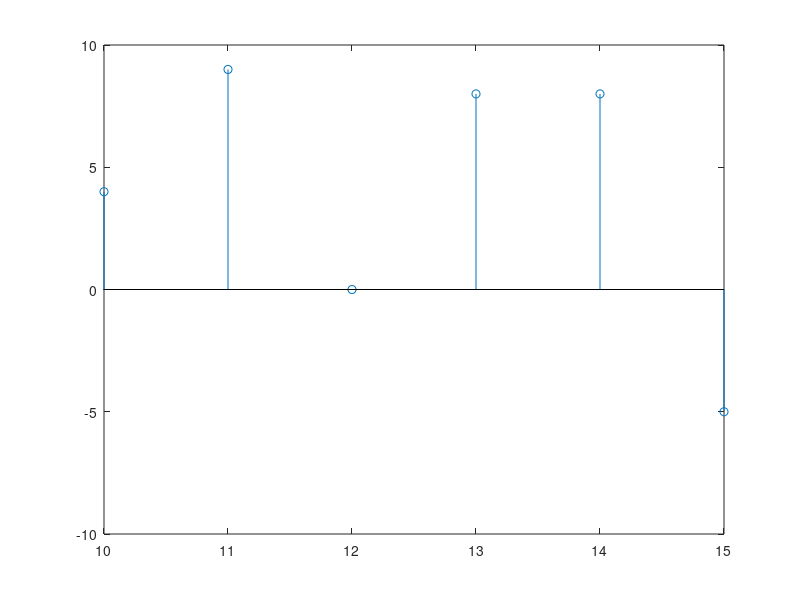

MATLAB code to generate this figure:
clc;
close all;
clear all;

h = [1, 2, -1];
x = [4, 1, 2, 5];

xlen = length(x);
hlen = length(h);
y = zeros(1, xlen+hlen-1);


for i=1:xlen+hlen-1
    for j = 1: xlen
        if(i-j+1 > 0 && i-j+1 <= hlen)
            y(i) = y(i) + (x(j)*h(i-j+1));
        end
    end
end

xlow = input('Enter the lowest index of x(n)');
hlow = input('Enter the lowest index of h(n)');

nmin = xlow+hlow;
nmax = (xlen + xlow-1) + (hlen +hlow - 1);
t = nmin:nmax;

stem(t, y);